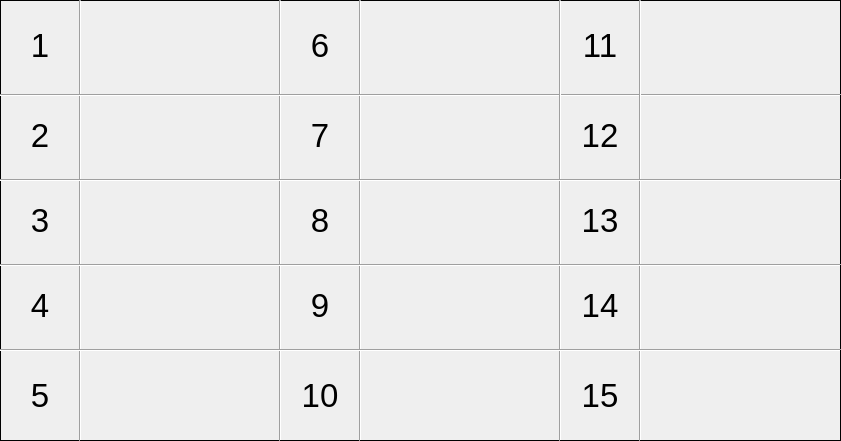
  <widget class="QFrame" name="frame_set_time_1">
   <property name="geometry">
    <rect>
     <x>170</x>
     <y>80</y>
     <width>841</width>
     <height>441</height>
    </rect>
   </property>
   <property name="autoFillBackground">
    <bool>true</bool>
   </property>
   <property name="frameShape">
    <enum>QFrame::Box</enum>
   </property>
   <property name="frameShadow">
    <enum>QFrame::Plain</enum>
   </property>
   <property name="lineWidth">
    <number>1</number>
   </property>
   <property name="midLineWidth">
    <number>1</number>
   </property>
   <widget class="Line" name="line_9">
    <property name="geometry">
     <rect>
      <x>260</x>
      <y>0</y>
      <width>41</width>
      <height>441</height>
     </rect>
    </property>
    <property name="orientation">
     <enum>Qt::Vertical</enum>
    </property>
   </widget>
   <widget class="Line" name="line_17">
    <property name="geometry">
     <rect>
      <x>340</x>
      <y>0</y>
      <width>41</width>
      <height>441</height>
     </rect>
    </property>
    <property name="orientation">
     <enum>Qt::Vertical</enum>
    </property>
   </widget>
   <widget class="Line" name="line_18">
    <property name="geometry">
     <rect>
      <x>60</x>
      <y>0</y>
      <width>41</width>
      <height>441</height>
     </rect>
    </property>
    <property name="orientation">
     <enum>Qt::Vertical</enum>
    </property>
   </widget>
   <widget class="QLabel" name="label_44">
    <property name="geometry">
     <rect>
      <x>0</x>
      <y>10</y>
      <width>80</width>
      <height>71</height>
     </rect>
    </property>
    <property name="font">
     <font>
      <pointsize>25</pointsize>
     </font>
    </property>
    <property name="text">
     <string>1</string>
    </property>
    <property name="alignment">
     <set>Qt::AlignCenter</set>
    </property>
    <property name="wordWrap">
     <bool>false</bool>
    </property>
   </widget>
   <widget class="Line" name="line_7">
    <property name="geometry">
     <rect>
      <x>0</x>
      <y>85</y>
      <width>841</width>
      <height>21</height>
     </rect>
    </property>
    <property name="orientation">
     <enum>Qt::Horizontal</enum>
    </property>
   </widget>
   <widget class="Line" name="line_19">
    <property name="geometry">
     <rect>
      <x>540</x>
      <y>0</y>
      <width>41</width>
      <height>441</height>
     </rect>
    </property>
    <property name="orientation">
     <enum>Qt::Vertical</enum>
    </property>
   </widget>
   <widget class="Line" name="line_20">
    <property name="geometry">
     <rect>
      <x>620</x>
      <y>0</y>
      <width>41</width>
      <height>441</height>
     </rect>
    </property>
    <property name="orientation">
     <enum>Qt::Vertical</enum>
    </property>
   </widget>
   <widget class="QLabel" name="label_46">
    <property name="geometry">
     <rect>
      <x>0</x>
      <y>90</y>
      <width>80</width>
      <height>91</height>
     </rect>
    </property>
    <property name="font">
     <font>
      <pointsize>25</pointsize>
     </font>
    </property>
    <property name="text">
     <string>2</string>
    </property>
    <property name="alignment">
     <set>Qt::AlignCenter</set>
    </property>
    <property name="wordWrap">
     <bool>false</bool>
    </property>
   </widget>
   <widget class="Line" name="line_10">
    <property name="geometry">
     <rect>
      <x>0</x>
      <y>170</y>
      <width>841</width>
      <height>21</height>
     </rect>
    </property>
    <property name="orientation">
     <enum>Qt::Horizontal</enum>
    </property>
   </widget>
   <widget class="Line" name="line_11">
    <property name="geometry">
     <rect>
      <x>0</x>
      <y>340</y>
      <width>841</width>
      <height>21</height>
     </rect>
    </property>
    <property name="orientation">
     <enum>Qt::Horizontal</enum>
    </property>
   </widget>
   <widget class="Line" name="line_12">
    <property name="geometry">
     <rect>
      <x>0</x>
      <y>255</y>
      <width>841</width>
      <height>21</height>
     </rect>
    </property>
    <property name="orientation">
     <enum>Qt::Horizontal</enum>
    </property>
   </widget>
   <widget class="QLabel" name="label_47">
    <property name="geometry">
     <rect>
      <x>0</x>
      <y>180</y>
      <width>80</width>
      <height>81</height>
     </rect>
    </property>
    <property name="font">
     <font>
      <pointsize>25</pointsize>
     </font>
    </property>
    <property name="text">
     <string>3</string>
    </property>
    <property name="alignment">
     <set>Qt::AlignCenter</set>
    </property>
    <property name="wordWrap">
     <bool>false</bool>
    </property>
   </widget>
   <widget class="QLabel" name="label_48">
    <property name="geometry">
     <rect>
      <x>0</x>
      <y>260</y>
      <width>80</width>
      <height>91</height>
     </rect>
    </property>
    <property name="font">
     <font>
      <pointsize>25</pointsize>
     </font>
    </property>
    <property name="text">
     <string>4</string>
    </property>
    <property name="alignment">
     <set>Qt::AlignCenter</set>
    </property>
    <property name="wordWrap">
     <bool>false</bool>
    </property>
   </widget>
   <widget class="QLabel" name="label_49">
    <property name="geometry">
     <rect>
      <x>0</x>
      <y>350</y>
      <width>80</width>
      <height>91</height>
     </rect>
    </property>
    <property name="font">
     <font>
      <pointsize>25</pointsize>
     </font>
    </property>
    <property name="text">
     <string>5</string>
    </property>
    <property name="alignment">
     <set>Qt::AlignCenter</set>
    </property>
    <property name="wordWrap">
     <bool>false</bool>
    </property>
   </widget>
   <widget class="QLabel" name="label_45">
    <property name="geometry">
     <rect>
      <x>280</x>
      <y>0</y>
      <width>80</width>
      <height>91</height>
     </rect>
    </property>
    <property name="font">
     <font>
      <pointsize>25</pointsize>
     </font>
    </property>
    <property name="text">
     <string>6</string>
    </property>
    <property name="alignment">
     <set>Qt::AlignCenter</set>
    </property>
    <property name="wordWrap">
     <bool>false</bool>
    </property>
   </widget>
   <widget class="QLabel" name="label_50">
    <property name="geometry">
     <rect>
      <x>560</x>
      <y>0</y>
      <width>80</width>
      <height>91</height>
     </rect>
    </property>
    <property name="font">
     <font>
      <pointsize>25</pointsize>
     </font>
    </property>
    <property name="text">
     <string>11</string>
    </property>
    <property name="alignment">
     <set>Qt::AlignCenter</set>
    </property>
    <property name="wordWrap">
     <bool>false</bool>
    </property>
   </widget>
   <widget class="QLabel" name="label_51">
    <property name="geometry">
     <rect>
      <x>560</x>
      <y>90</y>
      <width>80</width>
      <height>91</height>
     </rect>
    </property>
    <property name="font">
     <font>
      <pointsize>25</pointsize>
     </font>
    </property>
    <property name="text">
     <string>12</string>
    </property>
    <property name="alignment">
     <set>Qt::AlignCenter</set>
    </property>
    <property name="wordWrap">
     <bool>false</bool>
    </property>
   </widget>
   <widget class="QLabel" name="label_52">
    <property name="geometry">
     <rect>
      <x>560</x>
      <y>180</y>
      <width>80</width>
      <height>81</height>
     </rect>
    </property>
    <property name="font">
     <font>
      <pointsize>25</pointsize>
     </font>
    </property>
    <property name="text">
     <string>13</string>
    </property>
    <property name="alignment">
     <set>Qt::AlignCenter</set>
    </property>
    <property name="wordWrap">
     <bool>false</bool>
    </property>
   </widget>
   <widget class="QLabel" name="label_53">
    <property name="geometry">
     <rect>
      <x>560</x>
      <y>260</y>
      <width>80</width>
      <height>91</height>
     </rect>
    </property>
    <property name="font">
     <font>
      <pointsize>25</pointsize>
     </font>
    </property>
    <property name="text">
     <string>14</string>
    </property>
    <property name="alignment">
     <set>Qt::AlignCenter</set>
    </property>
    <property name="wordWrap">
     <bool>false</bool>
    </property>
   </widget>
   <widget class="QLabel" name="label_54">
    <property name="geometry">
     <rect>
      <x>560</x>
      <y>350</y>
      <width>80</width>
      <height>91</height>
     </rect>
    </property>
    <property name="font">
     <font>
      <pointsize>25</pointsize>
     </font>
    </property>
    <property name="text">
     <string>15</string>
    </property>
    <property name="alignment">
     <set>Qt::AlignCenter</set>
    </property>
    <property name="wordWrap">
     <bool>false</bool>
    </property>
   </widget>
   <widget class="QLabel" name="label_55">
    <property name="geometry">
     <rect>
      <x>280</x>
      <y>90</y>
      <width>80</width>
      <height>91</height>
     </rect>
    </property>
    <property name="font">
     <font>
      <pointsize>25</pointsize>
     </font>
    </property>
    <property name="text">
     <string>7</string>
    </property>
    <property name="alignment">
     <set>Qt::AlignCenter</set>
    </property>
    <property name="wordWrap">
     <bool>false</bool>
    </property>
   </widget>
   <widget class="QLabel" name="label_56">
    <property name="geometry">
     <rect>
      <x>280</x>
      <y>180</y>
      <width>80</width>
      <height>81</height>
     </rect>
    </property>
    <property name="font">
     <font>
      <pointsize>25</pointsize>
     </font>
    </property>
    <property name="text">
     <string>8</string>
    </property>
    <property name="alignment">
     <set>Qt::AlignCenter</set>
    </property>
    <property name="wordWrap">
     <bool>false</bool>
    </property>
   </widget>
   <widget class="QLabel" name="label_57">
    <property name="geometry">
     <rect>
      <x>280</x>
      <y>260</y>
      <width>80</width>
      <height>91</height>
     </rect>
    </property>
    <property name="font">
     <font>
      <pointsize>25</pointsize>
     </font>
    </property>
    <property name="text">
     <string>9</string>
    </property>
    <property name="alignment">
     <set>Qt::AlignCenter</set>
    </property>
    <property name="wordWrap">
     <bool>false</bool>
    </property>
   </widget>
   <widget class="QLabel" name="label_58">
    <property name="geometry">
     <rect>
      <x>280</x>
      <y>350</y>
      <width>80</width>
      <height>91</height>
     </rect>
    </property>
    <property name="font">
     <font>
      <pointsize>25</pointsize>
     </font>
    </property>
    <property name="text">
     <string>10</string>
    </property>
    <property name="alignment">
     <set>Qt::AlignCenter</set>
    </property>
    <property name="wordWrap">
     <bool>false</bool>
    </property>
   </widget>
   <widget class="QLabel" name="label_time_1">
    <property name="geometry">
     <rect>
      <x>80</x>
      <y>0</y>
      <width>200</width>
      <height>91</height>
     </rect>
    </property>
    <property name="font">
     <font>
      <pointsize>40</pointsize>
     </font>
    </property>
    <property name="text">
     <string/>
    </property>
    <property name="alignment">
     <set>Qt::AlignCenter</set>
    </property>
    <property name="wordWrap">
     <bool>false</bool>
    </property>
   </widget>
   <widget class="QLabel" name="label_time_2">
    <property name="geometry">
     <rect>
      <x>80</x>
      <y>90</y>
      <width>200</width>
      <height>91</height>
     </rect>
    </property>
    <property name="font">
     <font>
      <pointsize>40</pointsize>
     </font>
    </property>
    <property name="text">
     <string/>
    </property>
    <property name="alignment">
     <set>Qt::AlignCenter</set>
    </property>
    <property name="wordWrap">
     <bool>false</bool>
    </property>
   </widget>
   <widget class="QLabel" name="label_time_3">
    <property name="geometry">
     <rect>
      <x>80</x>
      <y>180</y>
      <width>200</width>
      <height>81</height>
     </rect>
    </property>
    <property name="font">
     <font>
      <pointsize>40</pointsize>
     </font>
    </property>
    <property name="text">
     <string/>
    </property>
    <property name="alignment">
     <set>Qt::AlignCenter</set>
    </property>
    <property name="wordWrap">
     <bool>false</bool>
    </property>
   </widget>
   <widget class="QLabel" name="label_time_4">
    <property name="geometry">
     <rect>
      <x>80</x>
      <y>260</y>
      <width>200</width>
      <height>91</height>
     </rect>
    </property>
    <property name="font">
     <font>
      <pointsize>40</pointsize>
     </font>
    </property>
    <property name="text">
     <string/>
    </property>
    <property name="alignment">
     <set>Qt::AlignCenter</set>
    </property>
    <property name="wordWrap">
     <bool>false</bool>
    </property>
   </widget>
   <widget class="QLabel" name="label_time_5">
    <property name="geometry">
     <rect>
      <x>80</x>
      <y>350</y>
      <width>200</width>
      <height>91</height>
     </rect>
    </property>
    <property name="font">
     <font>
      <pointsize>40</pointsize>
     </font>
    </property>
    <property name="text">
     <string/>
    </property>
    <property name="alignment">
     <set>Qt::AlignCenter</set>
    </property>
    <property name="wordWrap">
     <bool>false</bool>
    </property>
   </widget>
   <widget class="QLabel" name="label_time_6">
    <property name="geometry">
     <rect>
      <x>360</x>
      <y>0</y>
      <width>200</width>
      <height>91</height>
     </rect>
    </property>
    <property name="font">
     <font>
      <pointsize>40</pointsize>
     </font>
    </property>
    <property name="text">
     <string/>
    </property>
    <property name="alignment">
     <set>Qt::AlignCenter</set>
    </property>
    <property name="wordWrap">
     <bool>false</bool>
    </property>
   </widget>
   <widget class="QLabel" name="label_time_11">
    <property name="geometry">
     <rect>
      <x>640</x>
      <y>0</y>
      <width>200</width>
      <height>91</height>
     </rect>
    </property>
    <property name="font">
     <font>
      <pointsize>40</pointsize>
     </font>
    </property>
    <property name="text">
     <string/>
    </property>
    <property name="alignment">
     <set>Qt::AlignCenter</set>
    </property>
    <property name="wordWrap">
     <bool>false</bool>
    </property>
   </widget>
   <widget class="QLabel" name="label_time_7">
    <property name="geometry">
     <rect>
      <x>360</x>
      <y>90</y>
      <width>200</width>
      <height>91</height>
     </rect>
    </property>
    <property name="font">
     <font>
      <pointsize>40</pointsize>
     </font>
    </property>
    <property name="text">
     <string/>
    </property>
    <property name="alignment">
     <set>Qt::AlignCenter</set>
    </property>
    <property name="wordWrap">
     <bool>false</bool>
    </property>
   </widget>
   <widget class="QLabel" name="label_time_8">
    <property name="geometry">
     <rect>
      <x>360</x>
      <y>180</y>
      <width>200</width>
      <height>81</height>
     </rect>
    </property>
    <property name="font">
     <font>
      <pointsize>40</pointsize>
     </font>
    </property>
    <property name="text">
     <string/>
    </property>
    <property name="alignment">
     <set>Qt::AlignCenter</set>
    </property>
    <property name="wordWrap">
     <bool>false</bool>
    </property>
   </widget>
   <widget class="QLabel" name="label_time_9">
    <property name="geometry">
     <rect>
      <x>360</x>
      <y>260</y>
      <width>200</width>
      <height>91</height>
     </rect>
    </property>
    <property name="font">
     <font>
      <pointsize>40</pointsize>
     </font>
    </property>
    <property name="text">
     <string/>
    </property>
    <property name="alignment">
     <set>Qt::AlignCenter</set>
    </property>
    <property name="wordWrap">
     <bool>false</bool>
    </property>
   </widget>
   <widget class="QLabel" name="label_time_10">
    <property name="geometry">
     <rect>
      <x>360</x>
      <y>350</y>
      <width>200</width>
      <height>91</height>
     </rect>
    </property>
    <property name="font">
     <font>
      <pointsize>40</pointsize>
     </font>
    </property>
    <property name="text">
     <string/>
    </property>
    <property name="alignment">
     <set>Qt::AlignCenter</set>
    </property>
    <property name="wordWrap">
     <bool>false</bool>
    </property>
   </widget>
   <widget class="QLabel" name="label_time_12">
    <property name="geometry">
     <rect>
      <x>640</x>
      <y>90</y>
      <width>201</width>
      <height>91</height>
     </rect>
    </property>
    <property name="font">
     <font>
      <pointsize>40</pointsize>
     </font>
    </property>
    <property name="text">
     <string/>
    </property>
    <property name="alignment">
     <set>Qt::AlignCenter</set>
    </property>
    <property name="wordWrap">
     <bool>false</bool>
    </property>
   </widget>
   <widget class="QLabel" name="label_time_13">
    <property name="geometry">
     <rect>
      <x>640</x>
      <y>180</y>
      <width>201</width>
      <height>83</height>
     </rect>
    </property>
    <property name="font">
     <font>
      <pointsize>40</pointsize>
     </font>
    </property>
    <property name="text">
     <string/>
    </property>
    <property name="alignment">
     <set>Qt::AlignCenter</set>
    </property>
    <property name="wordWrap">
     <bool>false</bool>
    </property>
   </widget>
   <widget class="QLabel" name="label_time_14">
    <property name="geometry">
     <rect>
      <x>640</x>
      <y>262</y>
      <width>201</width>
      <height>91</height>
     </rect>
    </property>
    <property name="font">
     <font>
      <pointsize>40</pointsize>
     </font>
    </property>
    <property name="text">
     <string/>
    </property>
    <property name="alignment">
     <set>Qt::AlignCenter</set>
    </property>
    <property name="wordWrap">
     <bool>false</bool>
    </property>
   </widget>
   <widget class="QLabel" name="label_time_15">
    <property name="geometry">
     <rect>
      <x>640</x>
      <y>350</y>
      <width>201</width>
      <height>91</height>
     </rect>
    </property>
    <property name="font">
     <font>
      <pointsize>40</pointsize>
     </font>
    </property>
    <property name="text">
     <string/>
    </property>
    <property name="alignment">
     <set>Qt::AlignCenter</set>
    </property>
    <property name="wordWrap">
     <bool>false</bool>
    </property>
   </widget>
  </widget>
